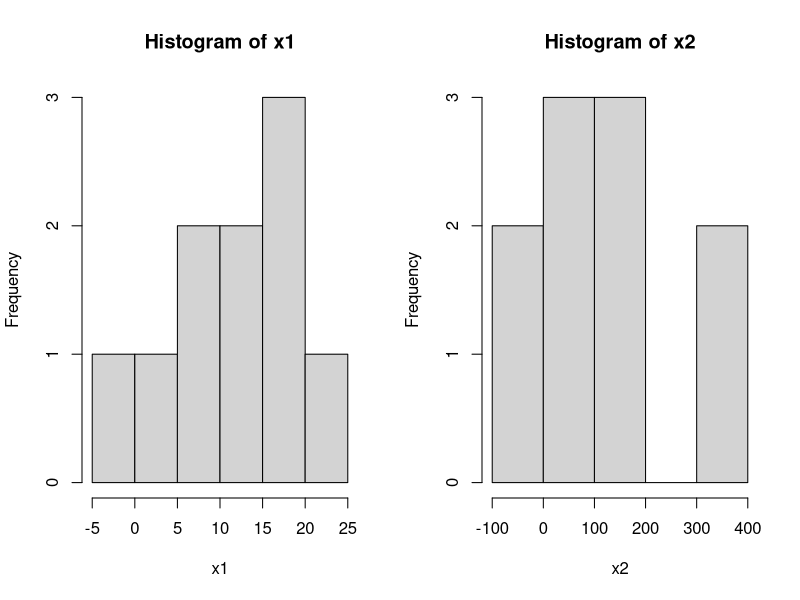

The R source for this figure:
# Simulate a normal two times
x1 = rnorm(10, 10, 10)
x2 = rnorm(10, 100, 100)

# Compare simulations
par(mfrow = c(1,2))
hist(x1)
hist(x2)